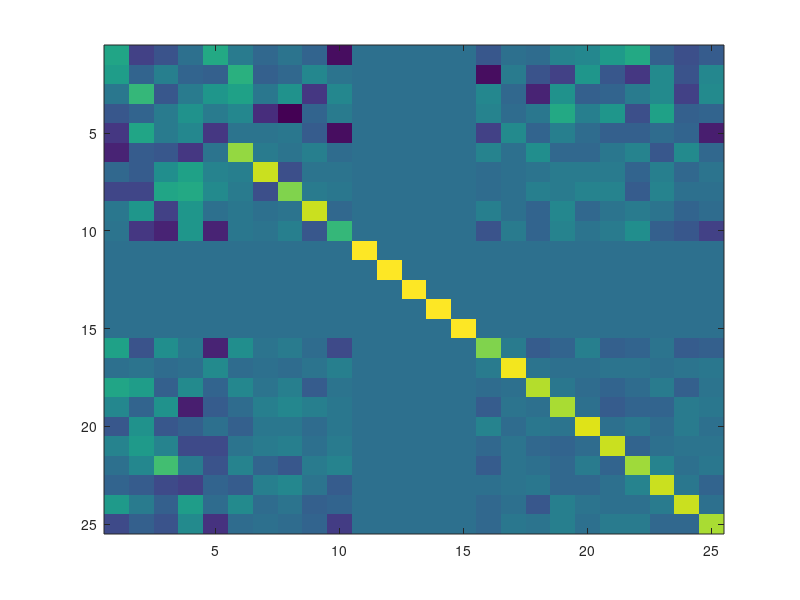

Write MATLAB code to recreate this figure.
function [] = pca_test()

for i=1:5
    x(:,i) = randperm(25) + 5;
    x(11:15,i) = 1:5;
end

[COEFF,SCORE,latent,tsquare] = princomp(x');

imagesc(COEFF);
